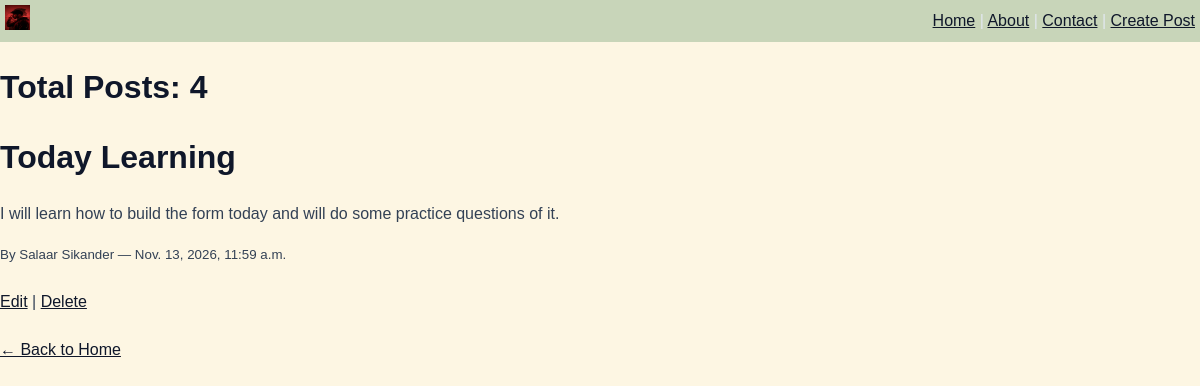
Page /post/6/ on the committed database.
### blog/models.py (models this page shows, shortened)
class Post(models.Model):
    title = models.CharField(max_length=200)
    content = models.TextField()
    date_created = models.DateTimeField(auto_now_add=True)
    author = models.CharField(max_length=100)

### blog/views.py (the view)
# urls.py: path('post/<int:pk>/', views.post_detail, name='post_detail'),
def post_detail(request, pk):
    post = get_object_or_404(Post, pk=pk)
    context = {
        'post': post,
        'total_posts': Post.objects.count()
    }
    return render(request, 'blog/post_detail.html', context)

### blog/templates/blog/post_detail.html
{% extends "blog/base.html" %}
{% block content %}
    <h1>Total Posts: {{ total_posts }}</h1>
    <h1>{{ post.title }}</h1>
    <p>{{ post.content }}</p>
    <small>By {{ post.author }} — {{ post.date_created }}</small>
    <br><br>
    <a href="{% url 'edit_post' post.pk %}">Edit</a> |
    <a href="{% url 'delete_post' post.pk %}">Delete</a><br/><br/>
    <a href="/">← Back to Home</a>
{% endblock %}

### blog/static/css/style.css (style rules this page uses)
body { font-family: Tahoma,Arial, sans-serif; line-height: 1.5; margin: 0; background-color: #FDF6E3; color: #334155; }
h1, h2, h3, a { color: #0F172A; }

### rows in the picture
Post: title "Today Learning", content "I will learn how to build the form today and will do some practice questions of it.", author "Salaar Sikander", date_created "Nov. 13, 2026, 11:59 a.m."

### other values in the picture
{{ total_posts }} "4"
